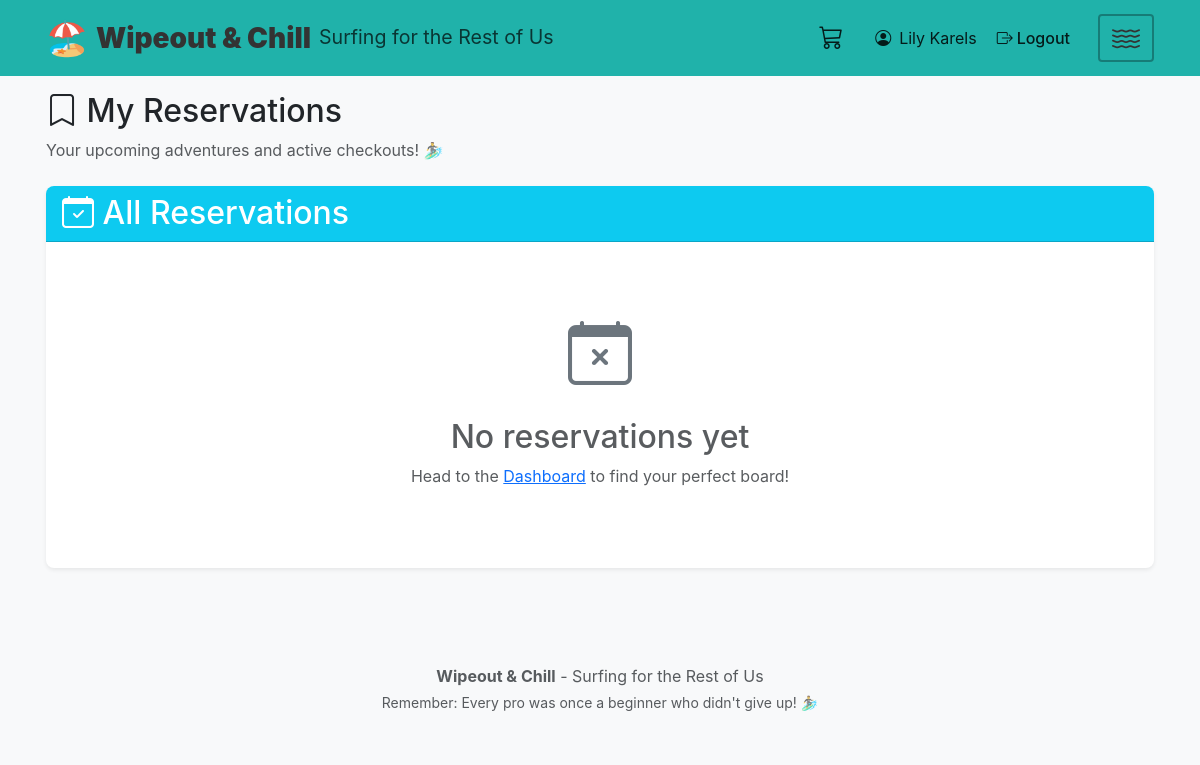
The page /my-checkouts (signed in) on the database as committed earlier.
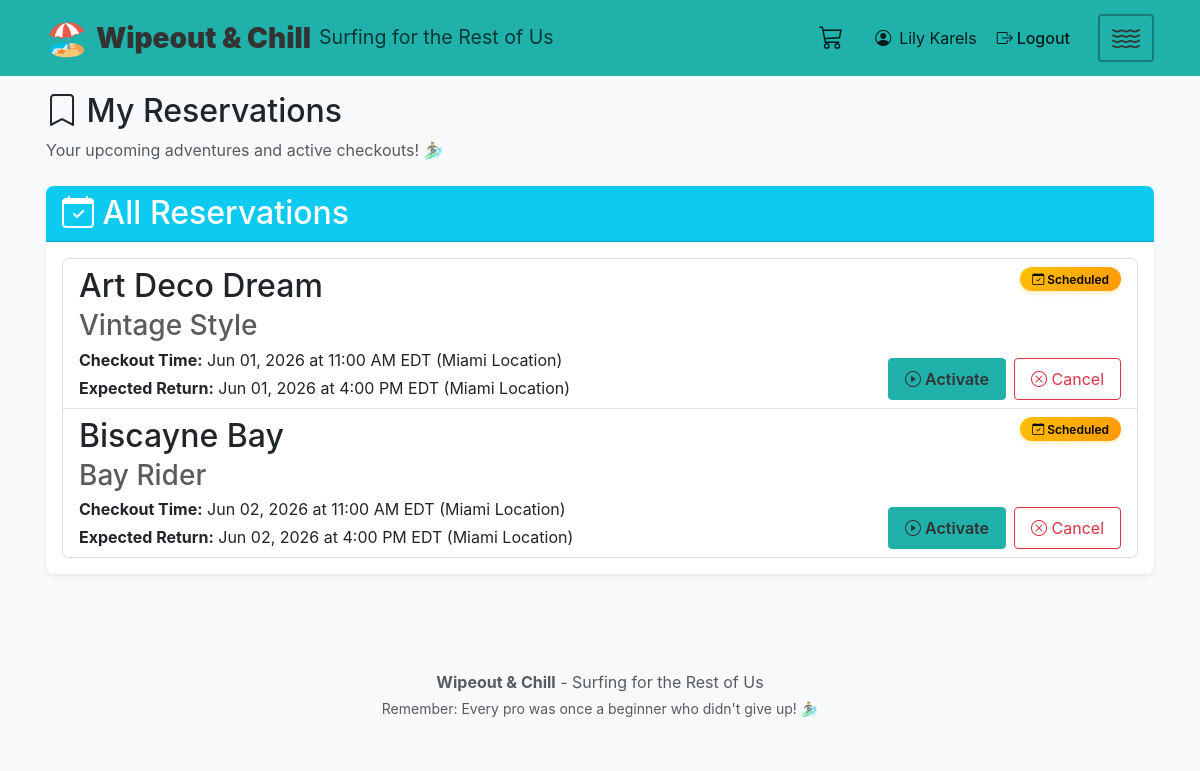
The same page on the database as committed later.
### models/checkout.py (models this page shows, shortened)
class Checkout(db.Model):
    __tablename__ = 'checkouts'
    STATUS_ACTIVE = CHECKOUT_STATUS_ACTIVE
    STATUS_RETURNED = CHECKOUT_STATUS_RETURNED
    STATUS_CANCELLED = CHECKOUT_STATUS_CANCELLED
    id = db.Column(db.String(36), primary_key=True, default=lambda: str(uuid.uuid4()))
    user_id = db.Column(db.String(36), db.ForeignKey('users.id', ondelete='CASCADE'), nullable=False)
    board_id = db.Column(db.String(36), db.ForeignKey('boards.id', ondelete='CASCADE'), nullable=False)
    checkout_time = db.Column(db.DateTime, default=datetime.utcnow, nullable=False)
    expected_return_time = db.Column(db.DateTime, nullable=False)
    actual_return_time = db.Column(db.DateTime, nullable=True)
    status = db.Column(db.String(50), default=CHECKOUT_STATUS_ACTIVE, nullable=False)
    created_at = db.Column(db.DateTime, default=datetime.utcnow, nullable=False)
    updated_at = db.Column(db.DateTime, default=datetime.utcnow, onupdate=datetime.utcnow, nullable=False)
    @classmethod
    def find_active_by_user(cls, user_id):
        return cls.query.filter_by(user_id=user_id, status=cls.STATUS_ACTIVE).order_by(cls.checkout_time.desc()).all()

### models/board.py (models this page shows, shortened)
class Board(db.Model):
    __tablename__ = 'boards'
    STATUS_AVAILABLE = BOARD_STATUS_AVAILABLE
    STATUS_CHECKED_OUT = BOARD_STATUS_CHECKED_OUT
    STATUS_DAMAGED = BOARD_STATUS_DAMAGED
    STATUS_IN_REPAIR = BOARD_STATUS_IN_REPAIR
    STATUS_REPLACED = BOARD_STATUS_REPLACED
    CONDITION_EXCELLENT = BOARD_CONDITION_EXCELLENT
    CONDITION_GOOD = BOARD_CONDITION_GOOD
    CONDITION_FAIR = BOARD_CONDITION_FAIR
    id = db.Column(db.String(36), primary_key=True, default=lambda: str(uuid.uuid4()))
    location_id = db.Column(db.String(36), db.ForeignKey('locations.id', ondelete='CASCADE'), nullable=False)
    name = db.Column(db.String(255), nullable=False)
    brand = db.Column(db.String(100), nullable=True)
    size = db.Column(db.String(50), nullable=True)
    image_url = db.Column(db.String(500), nullable=True)  # URL to surfboard image
    status = db.Column(db.String(50), default=BOARD_STATUS_AVAILABLE, nullable=False)
    condition = db.Column(db.String(50), default=BOARD_CONDITION_GOOD, nullable=True)
    created_at = db.Column(db.DateTime, default=datetime.utcnow, nullable=False)
    updated_at = db.Column(db.DateTime, default=datetime.utcnow, onupdate=datetime.utcnow, nullable=False)
    @classmethod
    def find_by_id(cls, board_id):
        return cls.query.get(board_id)

### models/location.py (models this page shows, shortened)
class Location(db.Model):
    __tablename__ = 'locations'
    id = db.Column(db.String(36), primary_key=True, default=lambda: str(uuid.uuid4()))
    name = db.Column(db.String(255), nullable=False)
    timezone = db.Column(db.String(100), default='America/Los_Angeles', nullable=False)
    address = db.Column(db.Text, nullable=True)
    created_at = db.Column(db.DateTime, default=datetime.utcnow, nullable=False)
    updated_at = db.Column(db.DateTime, default=datetime.utcnow, onupdate=datetime.utcnow, nullable=False)
    @classmethod
    def find_by_id(cls, location_id):
        return cls.query.get(location_id)

### routes/user_routes.py (the view, shortened to what this page needs)
@user_routes.route('/my-checkouts')
@login_required
def my_checkouts():
    from models.board import Board
    from models.location import Location
    from datetime import datetime
    now = datetime.utcnow()
    all_active_checkouts = Checkout.find_active_by_user(current_user.id)
    reservations_list = Reservation.find_by_user(current_user.id)
    all_items = []
    for checkout in all_active_checkouts:
        if checkout.status == Checkout.STATUS_CANCELLED:
            continue
        board = Board.find_by_id(checkout.board_id)
        checkout.board = board
        if board:
            location = Location.find_by_id(board.location_id)
            checkout.location = location
        checkout.is_checkout = True
        checkout.display_status = 'scheduled' if checkout.checkout_time > now else 'in_use'
        all_items.append(checkout)
    def sort_key(x):
        if x.is_checkout:
            return x.checkout_time
        return x.unlock_time
    all_items.sort(key=sort_key)
    return render_template('user/my_checkouts.html',
                          all_items=all_items,
                          timezone_service=timezone_service)

### app.py (called while the page is built)
@login_manager.user_loader
def load_user(user_id):
    return User.find_by_id(user_id)

### models/reservation.py (called while the page is built)
    @classmethod
    def find_by_user(cls, user_id):
        return cls.query.filter_by(user_id=user_id).order_by(cls.unlock_time.asc()).all()

### models/user.py (called while the page is built)
    @classmethod
    def find_by_id(cls, user_id):
        return cls.query.get(user_id)

    def is_admin(self):
        from utils.constants import USER_ROLE_ADMIN
        return self.role == USER_ROLE_ADMIN

### services/timezone_service.py (called while the page is built)
    def get_location_timezone(self, location_id):
        location = Location.find_by_id(location_id)
        if location:
            return pytz.timezone(location.timezone)
        return pytz.UTC

    def to_location_timezone(self, dt, location_id):
        if dt.tzinfo is None:
            dt = pytz.UTC.localize(dt)
        tz = self.get_location_timezone(location_id)
        return dt.astimezone(tz)

### templates/user/my_checkouts.html (shortened to what the changed rows need)
{% extends "base.html" %}
{% block content %}
<div class="row">
    <div class="col-12">
        <h1 class="mb-2">
            <i class="bi bi-bookmark"></i> My Reservations
        </h1>
    </div>
</div>
<div class="row">
    <div class="col-12">
        <div class="card shadow-sm">
            <div class="card-body">
                {% if all_items %}
                <div class="list-group">
                    {% for item in all_items %}
                    <div class="list-group-item">
                        <div class="d-flex w-100 justify-content-between">
                            <div class="flex-grow-1">
                                <h5 class="mb-1">
                                    {% if item.board %}
                                        {{ item.board.name }}
                                        {% if item.board.brand %}<br><small class="text-muted">{{ item.board.brand }}</small>{% endif %}
                                    {% else %}
                                        Board Reservation
                                    {% endif %}
                                </h5>
                                <div class="mb-0">
                                    {% if item.is_checkout %}
                                        {% if item.display_status == 'scheduled' %}
                                            <p class="mb-1">
                                                <strong>Checkout Time:</strong>
                                                {{ timezone_service.format_datetime_12hour(item.checkout_time, item.board.location_id if item.board else None, item.location.name if item.location else None) if item.checkout_time else 'N/A' }}
                                            </p>
                                            <p class="mb-0">
                                                <strong>Expected Return:</strong>
                                                {{ timezone_service.format_datetime_12hour(item.expected_return_time, item.board.location_id if item.board else None, item.location.name if item.location else None) if item.expected_return_time else 'N/A' }}
                                            </p>
                                        {% endif %}
                                    {% else %}
                                        <p class="mb-0">
                                            <strong>Unlock Time:</strong>
                                            {{ timezone_service.format_datetime_12hour(item.unlock_time, item.board.location_id if item.board else None, item.location.name if item.location else None) if item.unlock_time else 'N/A' }}
                                        </p>
                                    {% endif %}
                                </div>
                            </div>
                            <div class="d-flex flex-column justify-content-between align-items-end ms-3" style="min-height: 80px;">
                                {% if item.is_checkout %}
                                    {% if item.display_status == 'scheduled' %}
                                        <span class="badge scheduled-badge">
                                            <i class="bi bi-calendar-check"></i> Scheduled
                                        </span>
                                    {% else %}
                                        <span class="badge in-use-badge">
                                            <i class="bi bi-water"></i> Active
                                        </span>
                                    {% endif %}
                                {% else %}
                                    <span class="badge bg-{% if item.status == 'pending' %}warning{% elif item.status == 'available' %}success{% elif item.status == 'fulfilled' %}info{% else %}secondary{% endif %}">
                                        {{ item.status|title }}
                                    </span>
                                {% endif %}
                                {% if item.is_checkout %}
                                    {% if item.display_status == 'scheduled' %}
                                        <div class="d-flex gap-2">
                                            <button class="btn btn-sm btn-teal activate-checkout-btn" data-checkout-id="{{ item.id }}" data-board-name="{{ item.board.name if item.board else 'Board' }}" style="min-width: 85px;">
                                                <i class="bi bi-play-circle"></i> Activate
                                            </button>
                                            <button class="btn btn-sm btn-outline-danger cancel-checkout-btn" data-checkout-id="{{ item.id }}" data-board-name="{{ item.board.name if item.board else 'Board' }}" style="min-width: 85px;">
                                                <i class="bi bi-x-circle"></i> Cancel
                                            </button>
                                        </div>
                                    {% else %}
                                        <button class="btn btn-sm btn-success return-btn" data-checkout-id="{{ item.id }}" data-board-id="{{ item.board_id if item.board else '' }}">
                                            <i class="bi bi-arrow-return-left"></i> Return
                                        </button>
                                    {% endif %}
                                {% endif %}
                            </div>
                        </div>
                    </div>
                    {% endfor %}
                </div>
                {% else %}
                <div class="text-center py-5">
                    <i class="bi bi-calendar-x" style="font-size: 4rem; color: #6c757d;"></i>
                    <h4 class="mt-3 text-muted">No reservations yet</h4>
                    <p class="text-muted">Head to the <a href="{{ url_for('user_routes.dashboard') }}">Dashboard</a> to find your perfect board!</p>
                </div>
                {% endif %}
            </div>
        </div>
    </div>
</div>
{% endblock %}

Rows that differ between the two databases and show on the page:
added Checkout: board.name "Art Deco Dream", board.brand "Vintage Style", checkout_time.timezone "Jun 01, 2026 at 11:00 AM EDT (Miami Location)", expected_return_time.timezone "Jun 01, 2026 at 4:00 PM EDT (Miami Location)"
added Checkout: board.name "Biscayne Bay", board.brand "Bay Rider", checkout_time.timezone "Jun 02, 2026 at 11:00 AM EDT (Miami Location)", expected_return_time.timezone "Jun 02, 2026 at 4:00 PM EDT (Miami Location)"
Other text that changed with them:
text no longer shown: "No reservations yet Head to the Dashboard to find your perfect board!"
